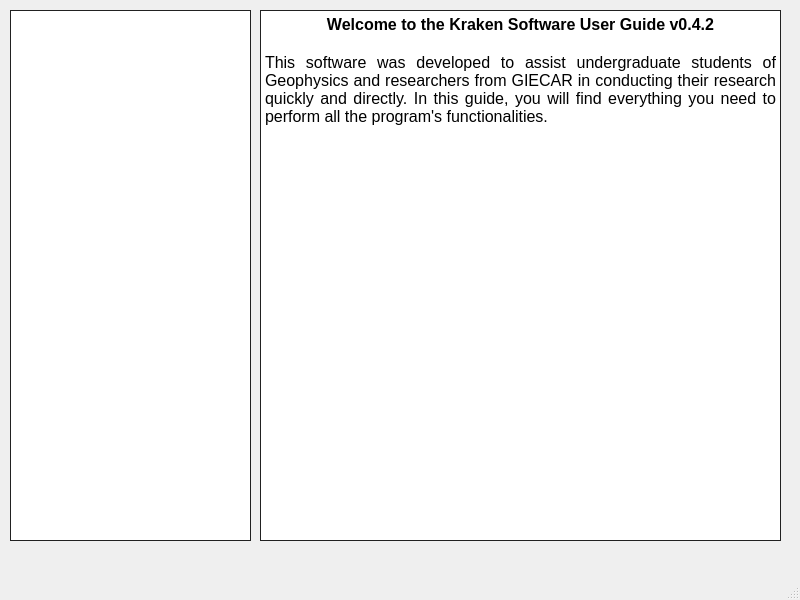
<?xml version="1.0" encoding="UTF-8"?>
<ui version="4.0">
 <class>HelpMainWindow</class>
 <widget class="QMainWindow" name="HelpMainWindow">
  <property name="geometry">
   <rect>
    <x>0</x>
    <y>0</y>
    <width>800</width>
    <height>600</height>
   </rect>
  </property>
  <property name="maximumSize">
   <size>
    <width>800</width>
    <height>600</height>
   </size>
  </property>
  <property name="windowTitle">
   <string>MainWindow</string>
  </property>
  <property name="windowIcon">
   <iconset>
    <normaloff>../../../../Documents/GitHub/Kraken/src/help.png</normaloff>../../../../Documents/GitHub/Kraken/src/help.png</iconset>
  </property>
  <widget class="QWidget" name="centralwidget">
   <widget class="QFrame" name="frame">
    <property name="geometry">
     <rect>
      <x>260</x>
      <y>10</y>
      <width>521</width>
      <height>531</height>
     </rect>
    </property>
    <property name="styleSheet">
     <string notr="true">QFrame {
	border: 1px solid #212121
}</string>
    </property>
    <property name="frameShape">
     <enum>QFrame::StyledPanel</enum>
    </property>
    <property name="frameShadow">
     <enum>QFrame::Raised</enum>
    </property>
    <widget class="QTextEdit" name="helpTextEdit">
     <property name="geometry">
      <rect>
       <x>0</x>
       <y>0</y>
       <width>521</width>
       <height>531</height>
      </rect>
     </property>
     <property name="font">
      <font>
       <family>Arial</family>
       <pointsize>12</pointsize>
       <weight>50</weight>
       <bold>false</bold>
      </font>
     </property>
     <property name="readOnly">
      <bool>true</bool>
     </property>
     <property name="html">
      <string>&lt;!DOCTYPE HTML PUBLIC &quot;-//W3C//DTD HTML 4.0//EN&quot; &quot;http://www.w3.org/TR/REC-html40/strict.dtd&quot;&gt;
&lt;html&gt;&lt;head&gt;&lt;meta name=&quot;qrichtext&quot; content=&quot;1&quot; /&gt;&lt;style type=&quot;text/css&quot;&gt;
p, li { white-space: pre-wrap; }
&lt;/style&gt;&lt;/head&gt;&lt;body style=&quot; font-family:'Arial'; font-size:12pt; font-weight:400; font-style:normal;&quot;&gt;
&lt;p align=&quot;center&quot; style=&quot; margin-top:0px; margin-bottom:0px; margin-left:0px; margin-right:0px; -qt-block-indent:0; text-indent:0px;&quot;&gt;&lt;span style=&quot; font-family:'MS Shell Dlg 2'; font-weight:600;&quot;&gt;Welcome to the Kraken Software User Guide v0.4.2&lt;/span&gt;&lt;/p&gt;
&lt;p align=&quot;center&quot; style=&quot;-qt-paragraph-type:empty; margin-top:0px; margin-bottom:0px; margin-left:0px; margin-right:0px; -qt-block-indent:0; text-indent:0px; font-family:'MS Shell Dlg 2'; font-weight:600;&quot;&gt;&lt;br /&gt;&lt;/p&gt;
&lt;p align=&quot;justify&quot; style=&quot; margin-top:0px; margin-bottom:0px; margin-left:0px; margin-right:0px; -qt-block-indent:0; text-indent:0px;&quot;&gt;&lt;span style=&quot; font-family:'MS Shell Dlg 2';&quot;&gt;This software was developed to assist undergraduate students of Geophysics and researchers from GIECAR in conducting their research quickly and directly. In this guide, you will find everything you need to perform all the program's functionalities.&lt;/span&gt;&lt;/p&gt;&lt;/body&gt;&lt;/html&gt;</string>
     </property>
    </widget>
   </widget>
   <widget class="QFrame" name="frame_2">
    <property name="geometry">
     <rect>
      <x>10</x>
      <y>10</y>
      <width>241</width>
      <height>531</height>
     </rect>
    </property>
    <property name="styleSheet">
     <string notr="true">QFrame {
	border: 1px solid #212121
}</string>
    </property>
    <property name="frameShape">
     <enum>QFrame::StyledPanel</enum>
    </property>
    <property name="frameShadow">
     <enum>QFrame::Raised</enum>
    </property>
    <widget class="QTreeView" name="helpTreeView">
     <property name="geometry">
      <rect>
       <x>0</x>
       <y>0</y>
       <width>241</width>
       <height>531</height>
      </rect>
     </property>
    </widget>
   </widget>
  </widget>
  <widget class="QMenuBar" name="menubar">
   <property name="geometry">
    <rect>
     <x>0</x>
     <y>0</y>
     <width>800</width>
     <height>21</height>
    </rect>
   </property>
  </widget>
  <widget class="QStatusBar" name="statusbar"/>
 </widget>
 <resources/>
 <connections/>
</ui>
